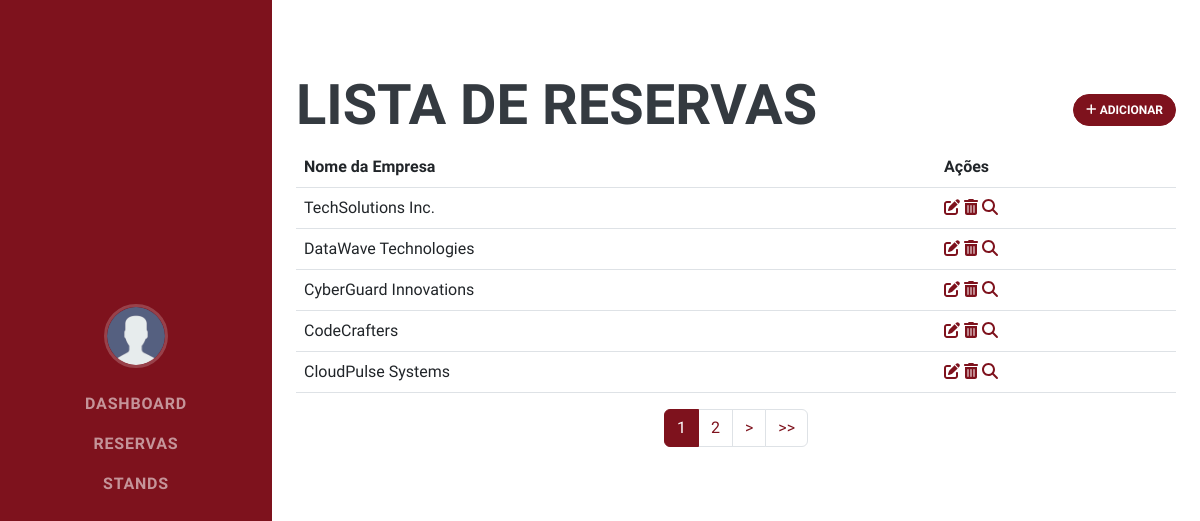
The page /reserva/listar/ (signed in) on the database its author committed.
### reserva/models.py (models this page shows, shortened)
class Reserva(BaseModel):
    class Categoria(models.TextChoices):
        TEC = "TECNOLOGIA", _("Tecnologia")
        AGRO = "AGRO", _("Agro Negócio")
    cnpj_empresa = models.CharField(
        verbose_name=_("CNPJ Empresa"), max_length=SMALL_CHAR_FIELD_NAME_LENGTH
    )
    nome_empresa = models.CharField(
        verbose_name=_("Nome Empresa"), max_length=MAX_CHAR_FIELD_NAME_LENGTH
    )
    categoria_empresa = models.CharField(
        verbose_name=_("Categoria Empresa"),
        max_length=SMALL_CHAR_FIELD_NAME_LENGTH,
        choices=Categoria.choices,
    )
    quitado = models.BooleanField(_("Quitado"), default=False)
    stand = models.ForeignKey(
        Stand,
        verbose_name=_("Stand"),
        on_delete=models.CASCADE,
    )
    class Meta:
        verbose_name = _("Reserva")
        verbose_name_plural = _("Reservas")

### reserva/views.py (the view)
# urls.py: path('reserva/listar/', ReservasListView.as_view(), name='reserva_listar'),
class ReservasListView(AdminPermission,LoginRequiredMixin, generic.ListView):
    model = Reserva
    paginate_by=5
    template_name = "reserva/reservas.html"

### users/permissions.py (called while the page is built)
    def test_func(self):
        if self.request.user.groups.filter(name="Administrador"):
            return True
        return False

### reserva/templates/reserva/reservas.html (shortened to what this page needs)
{% extends "base.html" %}
{% block content %}
<div class="mt-5">
  <div class="d-flex align-items-center justify-content-between">
    <h2>Lista de Reservas</h2>
    <div class="">
        <a style='color:white; border-radius: 50px; font-size: 12px;' href="{% url 'reserva_criar' %}" class="btn btn-primary"><strong><i class="fas fa-plus"></i> ADICIONAR</strong></a>
    </div>
  </div>
  <table class="table">
    <thead class="thead-light">
      <tr>
        <th scope="col">Nome da Empresa</th>
        <th scope="col">Ações</th>
      </tr>
    </thead>
    <tbody>
    {% for object in object_list %}
      <tr>
        <td>{{object.nome_empresa}}</td>
        <td>
          <a href="{% url 'reserva_editar' pk=object.pk %}"
            ><i class="fas fa-edit"></i
          ></a>
          <a href="{% url 'reserva_remover' pk=object.pk %}"
            ><i class="fas fa-trash-alt"></i
          ></a>
          <a href="{% url 'reserva_detalhe' pk=object.pk %}"
            ><i class="fas fa-search"></i
          ></a>
        </td>
      </tr>
    {% empty %}
    <tr>
        <td colspan="4">
          <p>Não existem reservas cadastradas.</p>
        </td>
      </tr>
    {% endfor %}
    </tbody>
  </table>
{% if page_obj.has_other_pages %}
    <nav>
        <ul class="pagination justify-content-center">
            {% for page_number in page_obj.paginator.page_range %}
                {% if page_number <= page_obj.number|add:1 and page_number >= page_obj.number|add:-1 %}
                    {% if page_obj.number == page_number %}
                        <li class="page-item active">
                            <a class="page-link" href="?page={{ page_number }}">
                                {{ page_number }}
                            </a>
                        </li>
                    {% else %}
                        <li class="page-item">
                            <a class="page-link" href="?page={{ page_number }}">
                                {{ page_number }}
                            </a>
                        </li>
                    {% endif %}
                {% endif %}
            {% endfor %}
            {% if page_obj.has_next %}
                <li class="page-item">
                    <a class="page-link" href="?page={{ page_obj.next_page_number }}">
                        >
                    </a>
                </li>
                <li class="page-item">
                    <a class="page-link" href="?page={{ page_obj.paginator.num_pages }}">
                        >>
                    </a>
                </li>
            {% endif %}
        </ul>
    </nav>
{% endif %}
</div>
{% endblock %}

### rows shown on the page
Reserva: nome_empresa "TechSolutions Inc."
Reserva: nome_empresa "DataWave Technologies"
Reserva: nome_empresa "CyberGuard Innovations"
Reserva: nome_empresa "CodeCrafters"
Reserva: nome_empresa "CloudPulse Systems"

### other values the page prints
{{ page_number }} "1"
{{ page_number }} "2"
